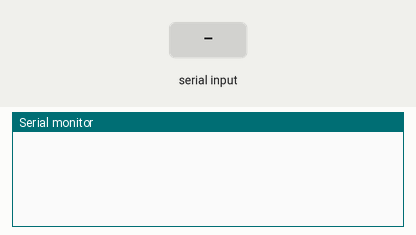
Bench run of a sketch on a simulated Arduino Uno, built with avr-gcc and run on an emulated ATmega328P. Shown: the last lines printed to the serial monitor. The inputs (shaded band) are chosen by the test bench.

Above: at 1.2 s.
1.3 s: "1\n" received over Serial
At 1.7 s:
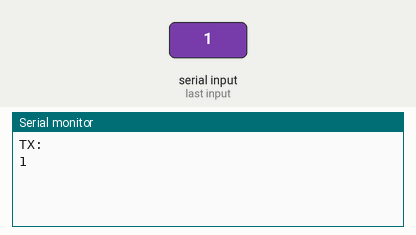
2.8 s: "1\n" received over the second serial link
At 4.0 s:
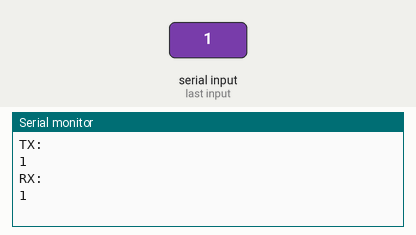
4.3 s: "0\n" received over Serial
At 5.2 s:
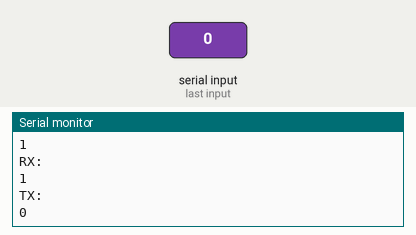
5.8 s: "2\n" received over the second serial link
At 6.2 s:
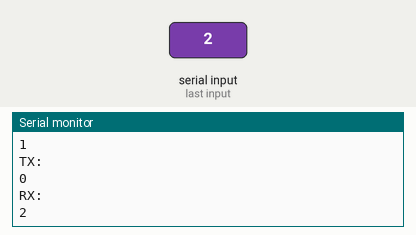
Timing chart, 0 to 8.3 s (numbered marks = the images above; inputs shaded):
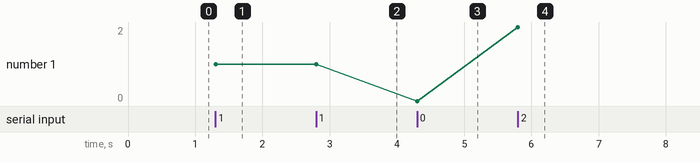

Measured:
- after the input at 1.3 s, the serial monitor: prints a new line at once (image 1)
- after the input at 2.8 s, the serial monitor: prints a new line at once (image 2)
- after the input at 4.3 s, the serial monitor: prints a new line at once (image 3)
- after the input at 5.8 s, the serial monitor: prints a new line at once (image 4)
- plotted number 1: 1 → 0 after the input at 4.3 s, 0 → 2 after the input at 5.8 s

The sketch:

ESP_01S_Test_HS_to_SS.ino
```cpp
/*
*	ESP-01S Test: Hardware Serial (PC over USB to Arduino) to Software Serial (Arduino to ESP-01S)
*/


#include <SoftwareSerial.h>

#define AT_TIMEOUT 5000 // ms
SoftwareSerial esp(4, 3); // RX, TX(Arduino) -> TX, RX(ESP-01S)

void setup()
{
	Serial.begin(115200);
	esp.begin(9600);
	while (!Serial);	// wait until Hardware Serial is ready
	while (!esp);		// wait until Software Serial is ready
}

void loop()
{

	String readStr = "";
	String writeStr = "";

	if (Serial.available())
	{
		writeStr = Serial.readStringUntil('\n');
	}
	if (writeStr.length() > 0)
	{
		esp.println(writeStr);
		esp.flush();
		Serial.println("TX: ");
		Serial.println(writeStr);
		Serial.flush();
	}
	while (esp.available() > 0)
	{
		readStr = esp.readStringUntil('\n');
	}

	if (readStr.length() > 0)
	{
		Serial.println("RX: ");
		Serial.println(readStr);
		Serial.flush();
	}

}
```
